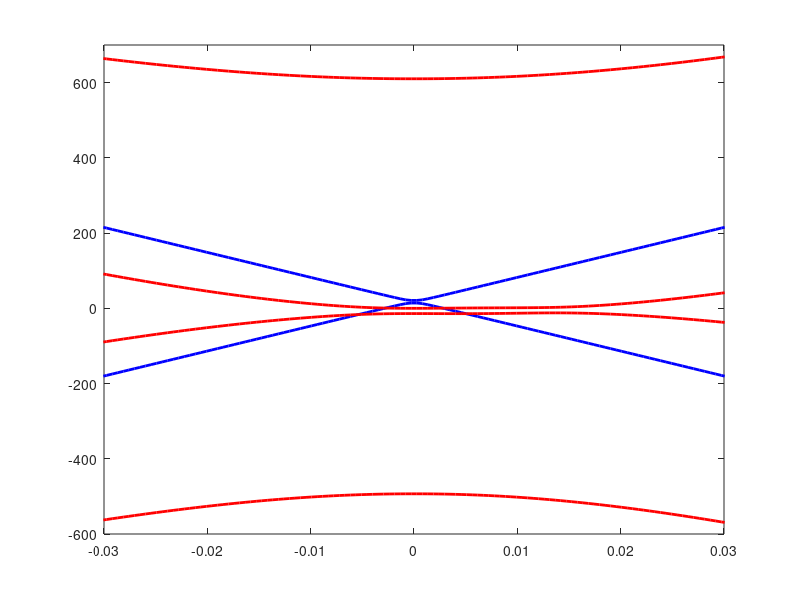

The MATLAB script that drew this image:
clear all


deltaAB=46;
gamma0=3100;
gamma1=390;
%gamma1prime = 320; %320;
gamma2=-28/2;
gamma3=315; % control the touching point. 
gamma4=41; %40;
gamma5=50/2; %60/2;

xi=1;

coolor='-k';

a=1.42*sqrt(3);

G1=2*pi/a*[1,-1/sqrt(3)];
G2=2*pi/a*[0,2/sqrt(3)];

GA=(-G1*(2/3)-G2*(1/3))/40;
K2=(-G1*(1/3)+G2*(1/3))/40;
K1=[0,0,0];

NK=80;

KX1=linspace(GA(1,1),K1(1,1),NK) ;
KY1=linspace(GA(1,2),K1(1,2),NK) ;

KX2=linspace(K1(1,1),K2(1,1),NK) ;
KY2=linspace(K1(1,2),K2(1,2),NK) ;


Kp=[KX1,KX2;KY1,KY2];


for kpp=1:size(Kp,2)

k=Kp(:,kpp)';

HG_single=[-gamma2,(sqrt(3)*a/2)*gamma0*(xi*k(1,1)-1i*k(1,2));(sqrt(3)*a/2)*gamma0*(xi*k(1,1)+1i*k(1,2)),-gamma5+deltaAB];

HG_bilayer=[gamma2,sqrt(2)*(sqrt(3)*a/2)*gamma3*(xi*k(1,1)+1i*k(1,2)),-sqrt(2)*(sqrt(3)*a/2)*gamma4*(xi*k(1,1)-1i*k(1,2)),(sqrt(3)*a/2)*gamma0*(xi*k(1,1)-1i*k(1,2));
    sqrt(2)*(sqrt(3)*a/2)*gamma3*(xi*k(1,1)-1i*k(1,2)),0,(sqrt(3)*a/2)*gamma0*(xi*k(1,1)+1i*k(1,2)),-sqrt(2)*(sqrt(3)*a/2)*gamma4*(xi*k(1,1)+1i*k(1,2));
    -sqrt(2)*(sqrt(3)*a/2)*gamma4*(xi*k(1,1)+1i*k(1,2)),(sqrt(3)*a/2)*gamma0*(xi*k(1,1)-1i*k(1,2)),deltaAB,sqrt(2)*gamma1;
    (sqrt(3)*a/2)*gamma0*(xi*k(1,1)+1i*k(1,2)),-sqrt(2)*(sqrt(3)*a/2)*gamma4*(xi*k(1,1)-1i*k(1,2)),sqrt(2)*gamma1,gamma5+deltaAB]

T2=[0, 0,0,0;0,0,0,0];

T2_t=[0,0;0,0;0,0;0,0];

HG3=[HG_single,T2;T2_t,HG_bilayer];

Egval_single(:,kpp)=sort(real(eig(HG_single)));

Egval_bilayer(:,kpp)=sort(real(eig(HG_bilayer)));

Egval(:,kpp)=sort(real(eig(HG3)));


%HG_trilayer= 


end

%kp_num=[linspace(0,1,NK),linspace(1,2,NK)];
kp_num=[linspace(-0.0426,0.0426,NK*2)];
figure;
% for i=3:4 % size(Egval,1)
%     plot(kp_num,Egval(i,:),coolor,'linewidth',[5]);
%     hold on
% end

% for i=3:6 %1:size(Egval,1)
%     plot(kp_num,Egval(i,:),coolor,'linewidth',[3]);
%     hold on
% end

for i=1:2 % size(Egval,1)
    plot(kp_num,Egval_single(i,:),coolor,'linewidth',[2],'Color','b');
    hold on
end

for i=1:4 % size(Egval,1)
    plot(kp_num,Egval_bilayer(i,:),coolor,'linewidth',[2],'Color','r');
    hold on
end


axis([-0.03  0.03 -600 700]);
%axis([kp_num(1,1)  kp_num(1,size(kp_num,2)) -20 20]);